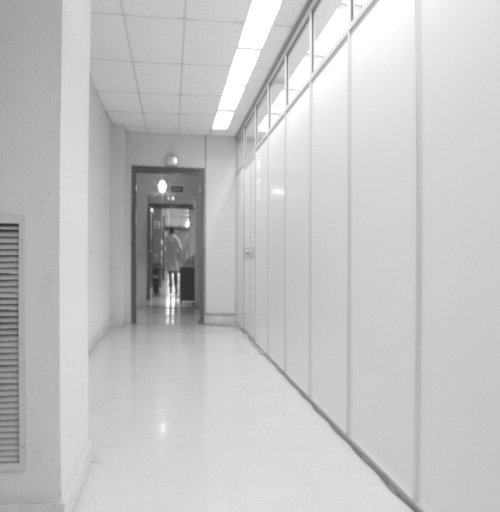
//> input picture P2/pasillo3.pgm, 500 x 512 px
$ ./p2   (built with g++ and OpenCV 4)
//> lines starting //> are read from the running program, lines starting //| are printed output that depends on the picture
#include "opencv2/imgcodecs.hpp"
#include <opencv2/core/core.hpp>
#include <opencv2/highgui/highgui.hpp>
#include "opencv2/objdetect.hpp"
#include "opencv2/imgproc.hpp"
#include <iostream>
#include <string>
#include <cmath>
#include <vector>

#define CVUI_IMPLEMENTATION
#include "cvui.h"

using std::cin;
using std::cout;
using std::endl;
using namespace cv;


Mat gradX(Mat gray_blurred_image);
Mat gradY(Mat gray_blurred_image);
Mat angles(Mat gX, Mat gY);
Mat grad_module(Mat gX, Mat gY);
Mat their_Sobel(Mat source);
Mat our_Sobel(Mat source, Mat& grad_ang, Mat& grad_mod, int sigma);
Mat their_Scharr(Mat source);
Mat our_Scharr(Mat source, Mat& grad_ang, Mat& grad_mod, int sigma);
Mat their_Canny(Mat source);
Mat our_Canny(Mat source, Mat& grad_ang, Mat& grad_mod, float minThreshold, float maxThreshold, int sigma);
int vanish_point(const Mat& source, Mat& grad_ang, double module_threshold,
  double vertical_threshold, double horizontal_threshold);
Mat drawCross(const Mat& source, int location);

int main(int argc, char** argv) {
  Mat image, copy, altered_image, opencv_image, grad_mod, grad_angle;
  int op = 0, vanishing_point_loc, sigma;
  double module_threshold = 0.8, horizontal_threshold = 0.7, vertical_threshold = 0.3,
    canny_theshold_1 = 0.05, canny_theshold_2 = 0.1;

  std::string imageName = "C:\\Users\\AlonsoDRDLV\\Documents\\GitHub\\super-duper-system\\P2\\pasillo3.pgm";

  image = imread(samples::findFile(imageName), IMREAD_COLOR);
//> image is the input picture: 512 rows x 500 cols, CV_8UC3; min 38, max 255, mean 196.3
  if (image.empty()) {
    printf("Error opening image: %s\n", imageName.c_str());
    return EXIT_FAILURE;
  }

  cout << "Selecciona el operador:\n 1. Scharr\n 2. Sobel\n 3. Canny" << endl;
  cin >> op;
//> the answer given: 1
  cout << endl << "Selecciona el valor de sigma:" << endl;
  cin >> sigma;
//> the answer given: 3
  //imshow("their", altered_image);


  copy = image.clone();
  //altered_image = their_Canny(image);
  switch (op) {
  case 1:
    altered_image = our_Scharr(image, grad_angle, grad_mod, sigma);
    break;
  case 2:

    altered_image = our_Sobel(image, grad_angle, grad_mod, sigma);
    break;
  case 3:
    cout << endl << "Selecciona el del threshold 1:" << endl;
    cin >> canny_theshold_1;
    cout << endl << "Selecciona el del threshold 2:" << endl;
    cin >> canny_theshold_2;

    altered_image = our_Canny(image, grad_angle, grad_mod, canny_theshold_1, canny_theshold_2, sigma);
    //altered_image = their_Canny(image);

    cout << endl << "Define el threshold del módulo del gradiente para la traspuesta de Hough" << endl;
    cin >> module_threshold;
    cout << endl << "Define el rango de valores del coseno del angulo del gradiente que se tiene en cuenta: \n limite inferior (filtrado de verticales):" << endl;
    cin >> vertical_threshold;
    cout << endl << "Limite superior (filtrado de horizontales):" << endl;
    cin >> horizontal_threshold;

    vanishing_point_loc = vanish_point(altered_image, grad_angle, module_threshold
      , vertical_threshold, horizontal_threshold);

    drawCross(copy, vanishing_point_loc);

    imshow("pruebas", copy);

    break;
  default:
    cout << "Opcion no definida" << endl;
    return 1;
  }


  waitKey(0);

  return EXIT_SUCCESS;
}

// [29 lines left out: functions gradX, gradY, not called in this run]

Mat angles(Mat gX, Mat gY) {
  Mat gAuxX = gX.clone();
  Mat gAuxY = gY.clone();

  gAuxX.convertTo(gAuxX, CV_32F);
  gAuxY.convertTo(gAuxY, CV_32F);
  Mat ang = Mat(gAuxX.size(), CV_32F, 0.0);

  for (int y = 0; y < gAuxX.rows; y++) {
    for (int x = 0; x < gAuxY.cols; x++) {
      ang.at<float>(y, x) = atan2(gAuxX.at<float>(y, x), gAuxY.at<float>(y, x));
    }
  }
  return ang;
}

Mat grad_module(Mat gX, Mat gY) {
  Mat gAuxX = gX.clone();
  gAuxX.convertTo(gAuxX, CV_32F);
  pow(gAuxX, 2, gAuxX);
  Mat gAuxY = gY.clone();
  gAuxY.convertTo(gAuxY, CV_32F);
  pow(gAuxY, 2, gAuxY);
  Mat result = Mat(gX.size(), CV_32F);
  result = gAuxY + gAuxX;
  sqrt(result, result);
  float min = result.at<float>(0, 0);
  float max = result.at<float>(0, 0);
  for (int y = 0; y < result.rows; y++) {
    for (int x = 0; x < result.cols; x++) {
      if (result.at<float>(y, x) < min) {
        min = result.at<float>(y, x);
      }
      if (result.at<float>(y, x) > max) {
        max = result.at<float>(y, x);
      }
    }
  }
  result = (result - min) / (max - min);
  //cout << result << endl;
  return result;
}

// [71 lines left out: functions their_Sobel, our_Sobel, their_Scharr, not called in this run]

Mat our_Scharr(Mat source, Mat& grad_ang, Mat& grad_mod, int sigma = 3) {
//> called with sigma = 3
  Mat scharrX, scharrY, gradX, gradY, altered_image, blurred_source, gray_blurred_source;
  Mat horizontalK = (Mat_<float>(3, 3) <<
    3, 10, 3,
    0, 0, 0,
    -3, -10, -3);
  Mat verticalK = (Mat_<float>(3, 3) <<
    -3, 0, 3,
    -10, 0, 10,
    -3, 0, 3);

  GaussianBlur(source, blurred_source, Size(5, 5), sigma, sigma, BORDER_DEFAULT);

  cvtColor(blurred_source, gray_blurred_source, COLOR_BGR2GRAY);

  filter2D(gray_blurred_source, scharrX, CV_16S, verticalK);
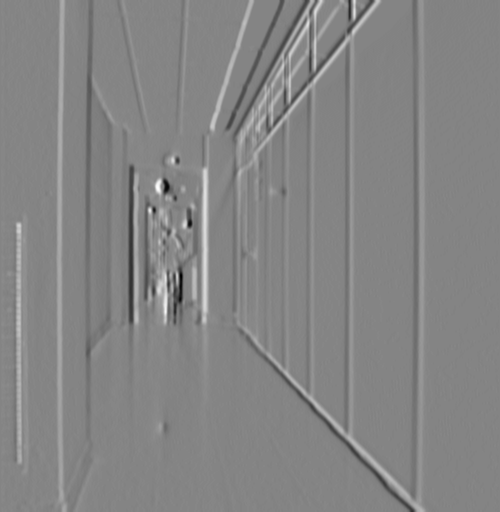
//> scharrX: 512 rows x 500 cols, CV_16SC1; min -925, max 858, mean 3.8; drawn with min black and max white
  filter2D(gray_blurred_source, scharrY, CV_16S, horizontalK);
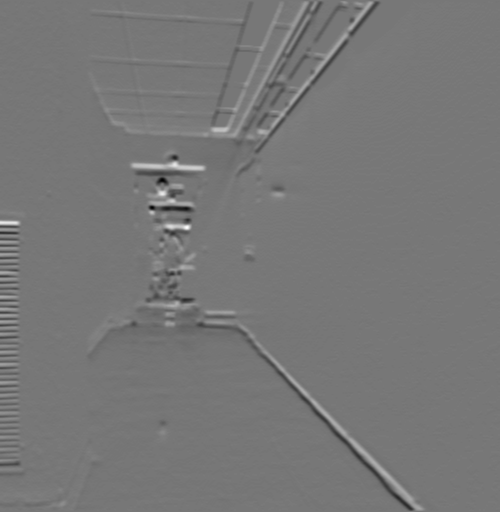
//> scharrY: 512 rows x 500 cols, CV_16SC1; min -810, max 920, mean 0.3; drawn with min black and max white

  convertScaleAbs(scharrX, gradX);
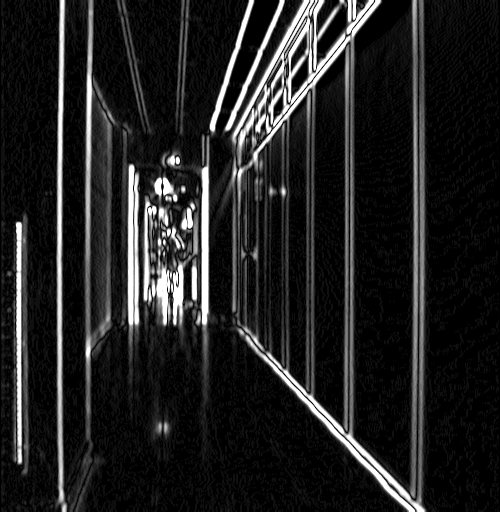
//> gradX: 512 rows x 500 cols, CV_8UC1; min 0, max 255, mean 33.6
  convertScaleAbs(scharrY, gradY);
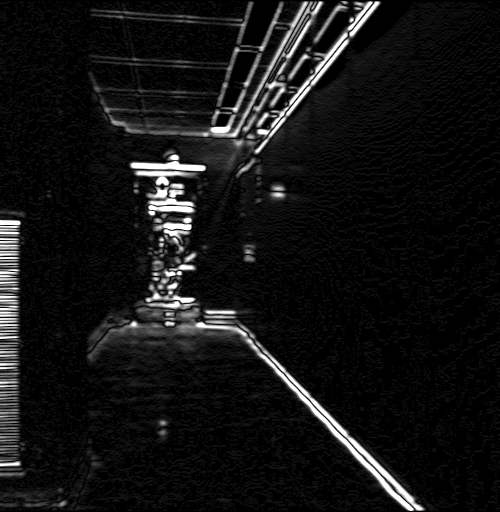
//> gradY: 512 rows x 500 cols, CV_8UC1; min 0, max 255, mean 19.6

  imshow("gradX", gradX);
  imshow("gradY", gradY);

  grad_mod = grad_module(gradX, gradY);
//> in grad_module, `result = gAuxY + gAuxX;`:
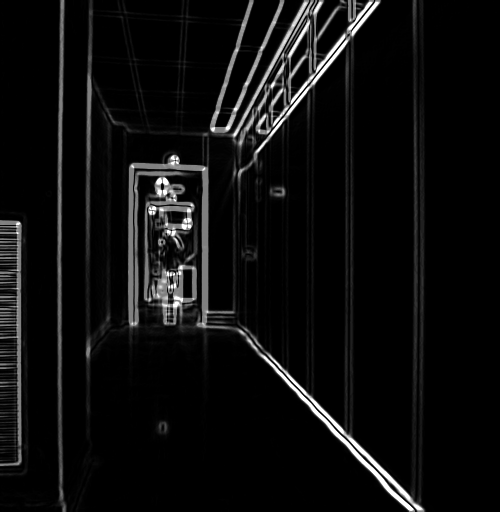
//> result: 512 rows x 500 cols, CV_32FC1; min 0, max 130050, mean 7254.2; drawn with min black and max white
//> in grad_module, `float min = result.at<float>(0, 0);`: min = 0
//> the loop in grad_module, `for (int y = 0; y < result.rows; y++)` made 512 passes
//> max on passes 1 to 3: 255, 297.9, 360.6
//> after the loop in grad_module, `for (int y = 0; y < result.rows; y++)`: max = 360.6

  imshow("grad module", grad_mod);

  grad_ang = angles(gradX, gradY);
//> after the loop in angles, `for (int y = 0; y < gAuxX.rows; y++)`:
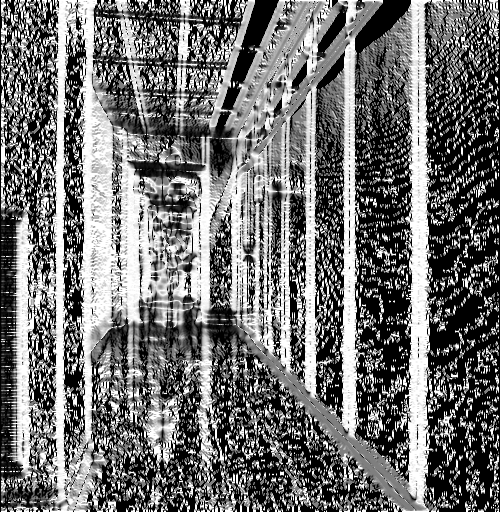
//> ang: 512 rows x 500 cols, CV_32FC1; min 0, max 1.57, mean 0.699; drawn with min black and max white

  imshow("grad angles", grad_ang);

  addWeighted(gradX, 0.5, gradY, 0.5, 0, altered_image);
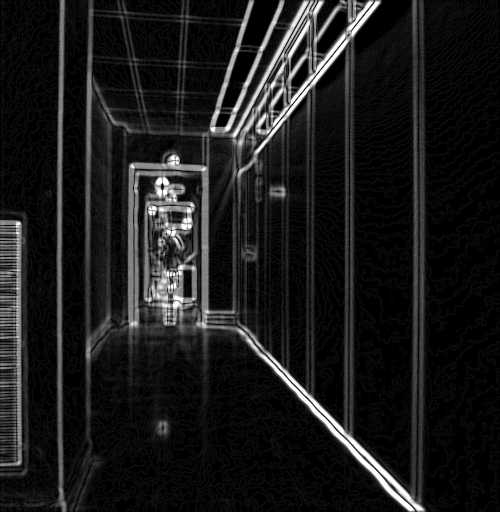
//> altered_image: 512 rows x 500 cols, CV_8UC1; min 0, max 255, mean 26.6

  imshow("edges", altered_image);


  return altered_image;
}

// [196 lines left out: functions their_Canny, our_Canny, vanish_point, drawCross, not called in this run]

$ run again, with P2/pasillo1.pgm copied over P2/pasillo3.pgm
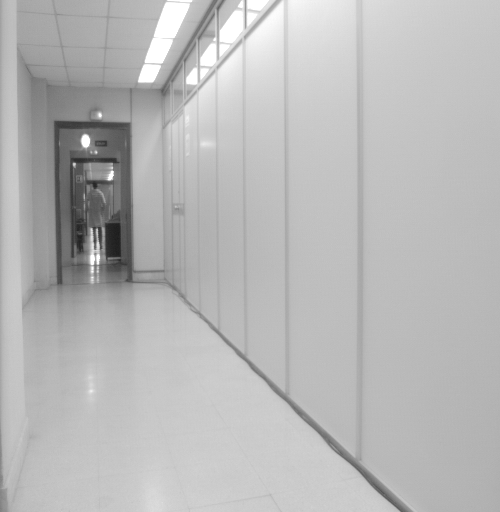
//> input picture P2/pasillo1.pgm, 500 x 512 px
//> image is the input picture: 512 rows x 500 cols, CV_8UC3; min 29, max 255, mean 184
//> in grad_module, `float min = result.at<float>(0, 0);`: min = 0
//> the loop in grad_module, `for (int y = 0; y < result.rows; y++)` made 512 passes
//> max on passes 1 to 3: 255, 335.5, 360.6
//> after the loop in grad_module, `for (int y = 0; y < result.rows; y++)`: max = 360.6
//> after the loop in angles, `for (int y = 0; y < gAuxX.rows; y++)`:
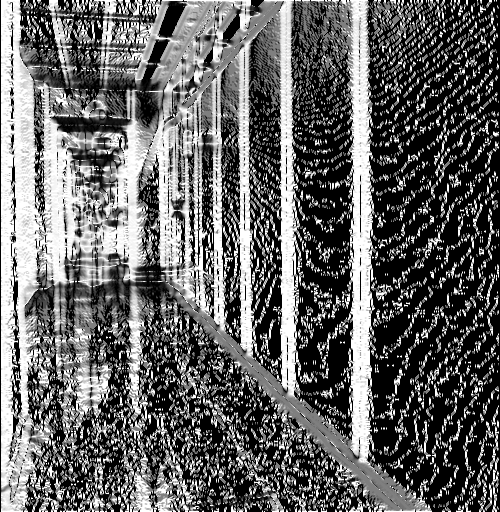
//> ang: 512 rows x 500 cols, CV_32FC1; min 0, max 1.57, mean 0.629; drawn with min black and max white
//> in our_Scharr, `addWeighted(gradX, 0.5, gradY, 0.5, 0, altered_image);`:
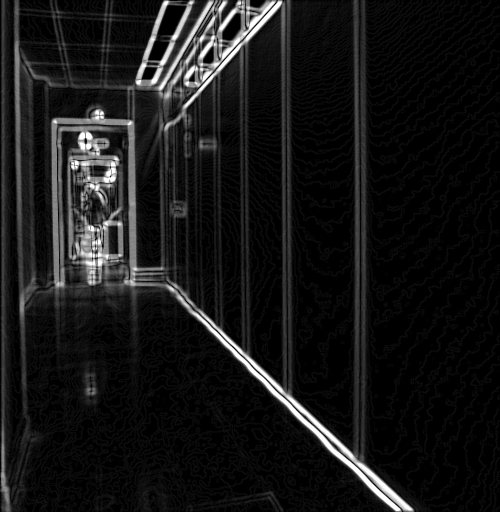
//> altered_image: 512 rows x 500 cols, CV_8UC1; min 0, max 255, mean 22.7

$ run again, with P2/pasillo2.pgm copied over P2/pasillo3.pgm
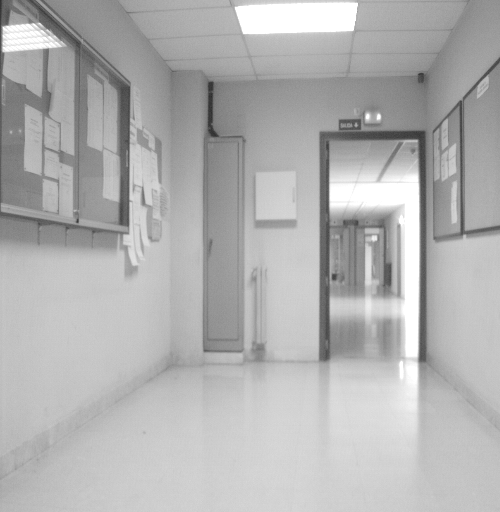
//> input picture P2/pasillo2.pgm, 500 x 512 px
//> image is the input picture: 512 rows x 500 cols, CV_8UC3; min 43, max 255, mean 177.2
//> in grad_module, `float min = result.at<float>(0, 0);`: min = 0
//> the loop in grad_module, `for (int y = 0; y < result.rows; y++)` made 512 passes
//> max on passes 1 to 3: 255, 356.4, 360.6
//> after the loop in grad_module, `for (int y = 0; y < result.rows; y++)`: max = 360.6
//> after the loop in angles, `for (int y = 0; y < gAuxX.rows; y++)`:
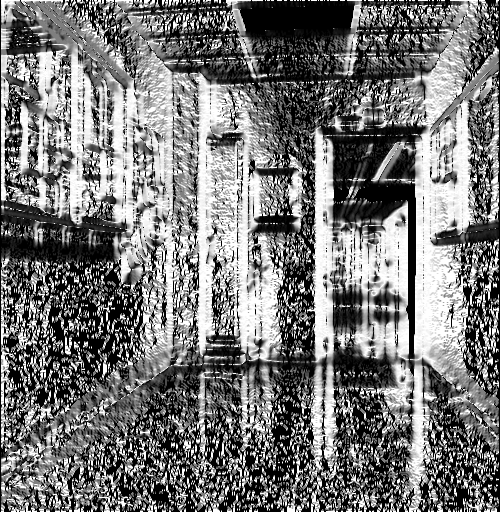
//> ang: 512 rows x 500 cols, CV_32FC1; min 0, max 1.57, mean 0.734; drawn with min black and max white
//> in our_Scharr, `addWeighted(gradX, 0.5, gradY, 0.5, 0, altered_image);`:
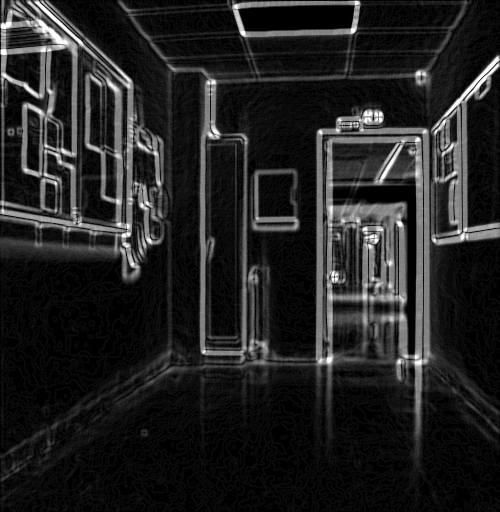
//> altered_image: 512 rows x 500 cols, CV_8UC1; min 0, max 255, mean 34.1
